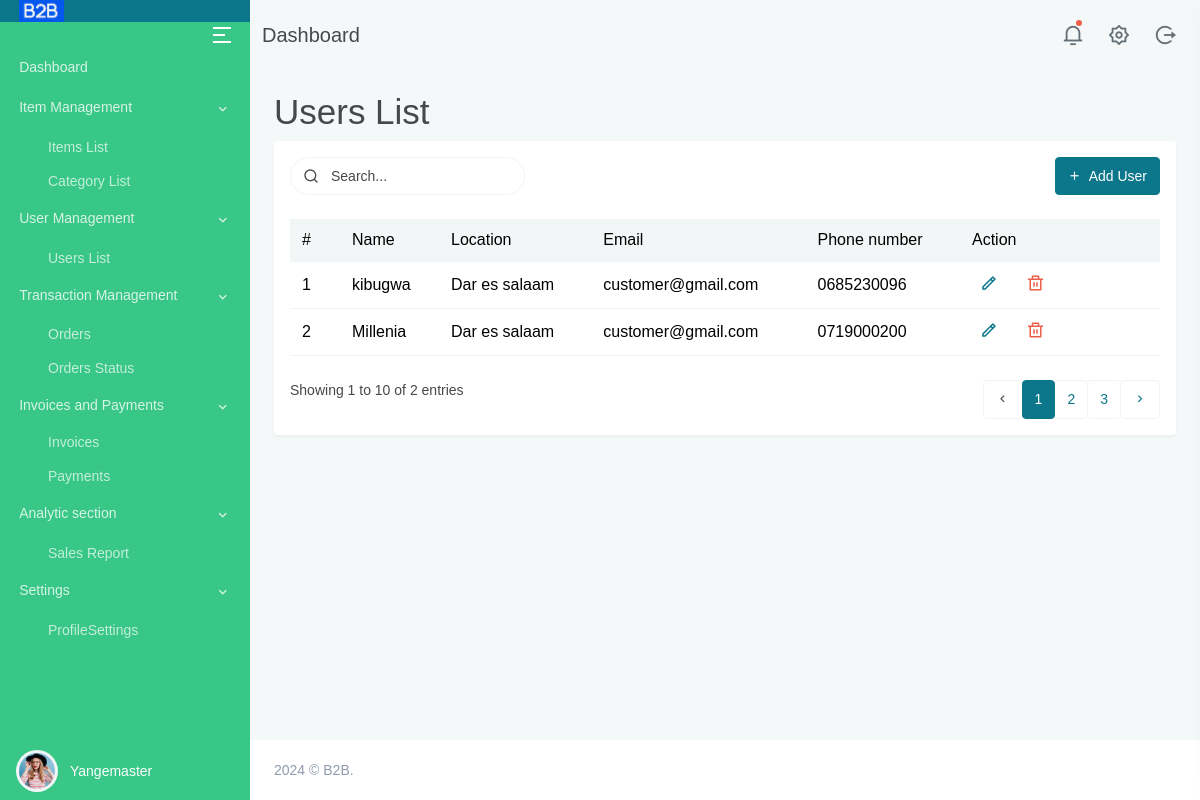
Before: /userslist (signed in) with the older database file.
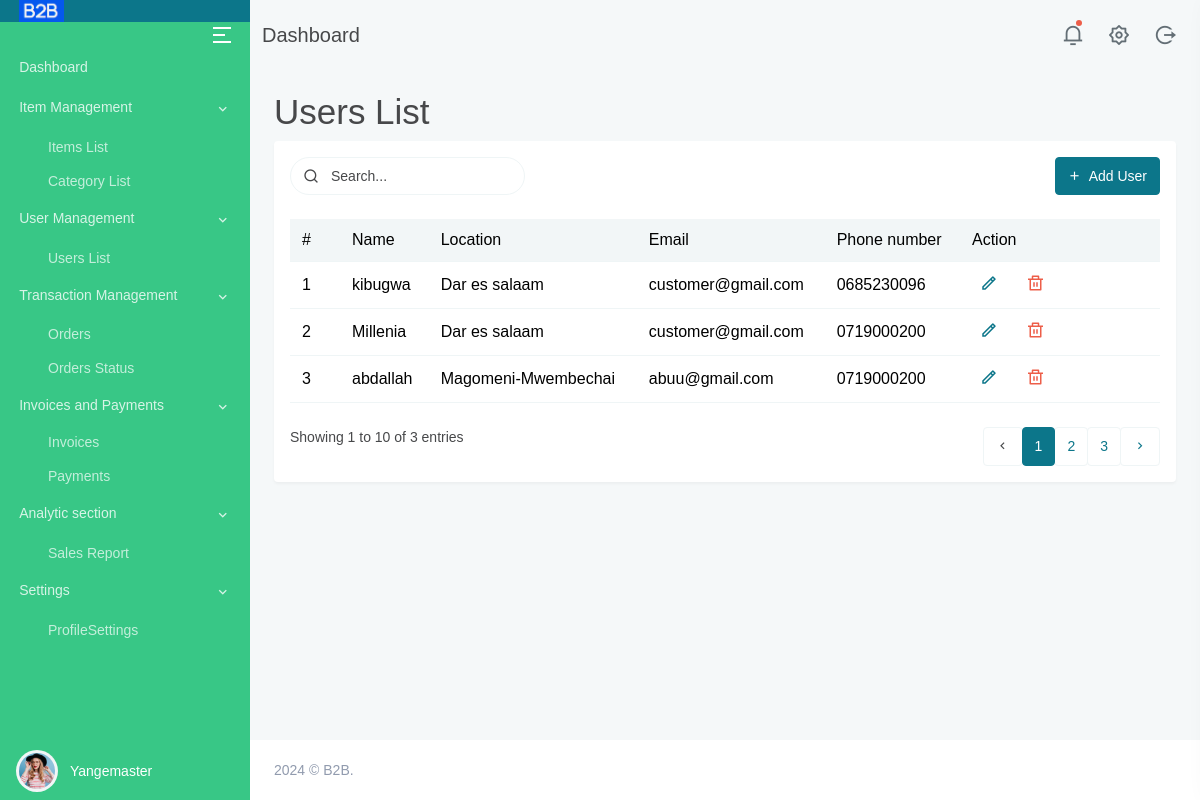
After: the same page with the newer database file.
### main/models.py (models this page shows, shortened)
class Customer(models.Model):
    username = models.CharField(max_length=255, blank=True)
    email = models.EmailField(default="customer@gmail.com")
    location = models.CharField(max_length=200, default="Dar es salaam")
    phone_number = models.CharField(max_length=20, blank=True)

### main/views.py (the view)
# urls.py: path('userslist', views.userslist, name="userslist"),
@login_required
def userslist(request):
    customers = Customer.objects.all()
    return render(request, 'users-list.html', {'customers': customers})

### templates/users-list.html (shortened to what the changed rows need)
﻿{% extends "base.html" %}
{% load static %}
{% block content %}
    <div class="main-content">
        <div class="page-content">
            <div class="container-fluid">
                <h1>Users List</h1>
                <div class="row">
                    <div class="col-lg-12">
                        <div class="card">
                            <div class="card-body">
                                <div class="table-responsive mb-4">
                                    <table class="table table-hover table-nowrap align-middle mb-0">
                                        <thead class="bg-light">
                                            <tr>
                                                <th scope="col" style="width: 50px;">#</th>
                                                <th scope="col">Name</th>
                                                <th scope="col">Location</th>
                                                <th scope="col">Email</th>
                                                <th scope="col">Phone number</th>
                                                <th scope="col" style="width: 200px;">Action</th>
                                            </tr>
                                        </thead>
                                        <tbody>
                                            {% for customer in customers %}
                                            <tr>
                                                <th scope="row">{{ forloop.counter }}</th>
                                                <td>{{ customer.username }}</td>
                                                <td>{{ customer.location }}</td>
                                                <td>{{ customer.email }}</td>
                                                <td>{{ customer.phone_number }}</td>
                                                <td>
                                                    <ul class="list-inline mb-0">
                                                        <li class="list-inline-item">
                                                            <a href="{% url 'edit_user' user.id %}" class="px-2 text-primary"><i class="ri-pencil-line font-size-18"></i></a>
                                                        </li>
                                                        <li class="list-inline-item">
                                                            <a href="{%url 'delete_user' user.id %}" class="px-2 text-danger"><i class="ri-delete-bin-line font-size-18"></i></a>
                                                        </li>
                                                    </ul>
                                                </td>
                                            </tr>
                                            {% endfor %}
                                        </tbody>
                                    </table>
                                </div>
                                <div class="row mt-4">
                                    <div class="col-sm-6">
                                        <div>
                                            <p class="mb-sm-0">Showing 1 to 10 of {{ customers|length }} entries</p>
                                        </div>
                                    </div>
                                </div>
                            </div>
                        </div>
                    </div>
                </div>
            </div>
        </div>
    </div>
{% endblock %}

Changed rows visible on the page:
added Customer: username "abdallah", location "Magomeni-Mwembechai", email "abuu@gmail.com", phone_number "0719000200"
Other visible differences:
{{ customers|length }}: "2" → "3"
